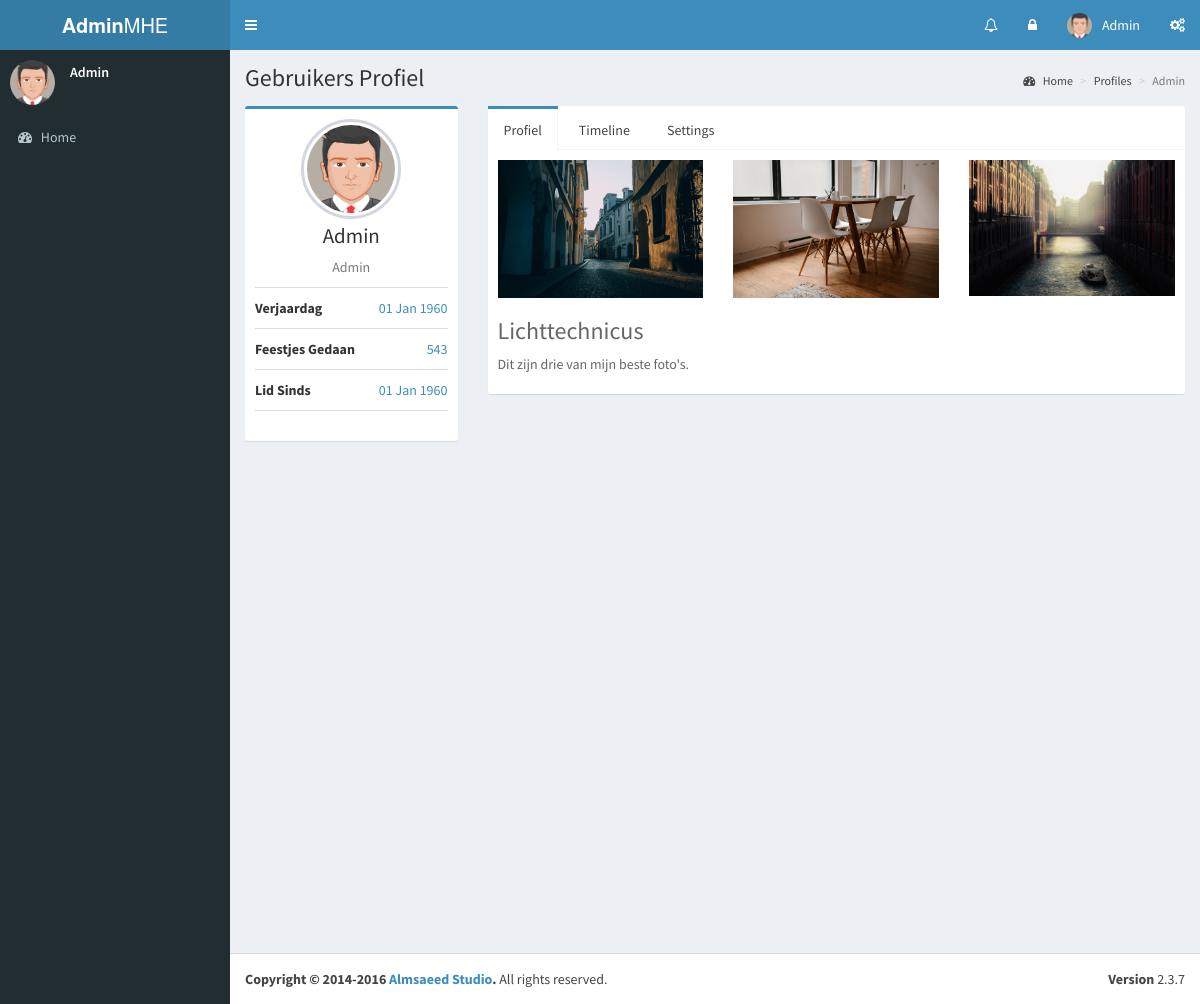
Page /admin/profile.php (signed in) on the committed database.
### tables this page shows
CREATE TABLE IF NOT EXISTS `users` (
  `user_id` int(3) NOT NULL AUTO_INCREMENT,
  `user_name` varchar(255) NOT NULL,
  `user_email` varchar(255) NOT NULL,
  `user_pass` tinytext NOT NULL,
  `user_birthday` date NOT NULL,
  `user_description` text NOT NULL,
  `user_online` tinyint(1) NOT NULL,
  `user_image` text NOT NULL,
  `user_since` date NOT NULL,
  PRIMARY KEY (`user_name`),
  UNIQUE KEY `user_id` (`user_id`)
);

### admin/profile.php (the view, shortened to what this page needs)
<?php
include "top.php";
if(!isset($_GET['show_user'])){
    $user = $_SESSION['user_name'];
}else{
    $user = $_GET['show_user'];
}
$SQL = "SELECT *, DATE_FORMAT(user_birthday,'%d %b %Y') AS birthday, DATE_FORMAT(user_since,'%d %b %Y') AS since FROM users WHERE user_name='$user'";
$result = $conn->query($SQL);
while($row = mysqli_fetch_assoc($result)){
    $user_name = $row['user_name'];
    $user_image = $row['user_image'];
    $user_birthday = $row['birthday'];
    $user_description = $row['user_description'];
    $user_since = $row['since'];
}
?>
  <div class="content-wrapper">
    <section class="content-header">
      <h1>
        Gebruikers Profiel
      </h1>
      <ol class="breadcrumb">
        <li><a href="#"><i class="fa fa-dashboard"></i> Home</a></li>
        <li><a href="#">Profiles</a></li>
        <li class="active"><?php echo $user; ?></li>
      </ol>
    </section>
    <section class="content">
      <div class="row">
        <div class="col-md-3">
          <div class="box box-primary">
            <div class="box-body box-profile">
              <img class="profile-user-img img-responsive img-circle" src="<?php echo $user_image; ?>" alt="User profile picture">
              <h3 class="profile-username text-center"><?php echo $user_name;?></h3>
              <p class="text-muted text-center"><?php echo $user_description;?></p>
              <ul class="list-group list-group-unbordered">
                <li class="list-group-item">
                  <b>Verjaardag</b> <a class="pull-right"><?php echo $user_birthday; ?></a>
                </li>
                <li class="list-group-item">
                  <b>Feestjes Gedaan</b> <a class="pull-right">543</a>
                </li>
                <li class="list-group-item">
                  <b>Lid Sinds</b> <a class="pull-right"><?php echo $user_since; ?></a>
                </li>
              </ul>
            </div>
          </div>
        </div>
        <div class="col-md-9">
          <div class="nav-tabs-custom">
            <ul class="nav nav-tabs">
              <li class="active"><a href="#profile" data-toggle="tab">Profiel</a></li>
              <li><a href="#timeline" data-toggle="tab">Timeline</a></li>
              <li><a href="#settings" data-toggle="tab">Settings</a></li>
            </ul>
            <div class="tab-content">
              <div class="active tab-pane" id="profile">
                <div class="post">
                  <div class="row margin-bottom">
                    <div class="col-sm-4">
                      <img class="img-responsive" src="dist/img/photo1.png" alt="Photo">
                    </div>
                    <div class="col-sm-4">
                      <img class="img-responsive" src="dist/img/photo2.png" alt="Photo">
                    </div>
                    <div class="col-sm-4">
                      <img class="img-responsive" src="dist/img/photo4.jpg" alt="Photo">
                    </div>
                  </div>
                    <h3>
                        Lichttechnicus
                    </h3>
                    <p>
                        Dit zijn drie van mijn beste foto's.
                    </p>
                </div>
              </div>
            </div>
          </div>
        </div>
      </div>
    </section>
  </div>
<?php
include "bottom.php";
?>

### rows in the picture
users: user_image (picture), user_name "Admin", user_description "Admin"

### other values in the picture
$_SESSION['user_name'] "Admin"
$user "Admin"
$user_birthday "01 Jan 1960"
$user_since "01 Jan 1960"
